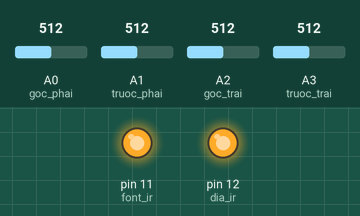
Recording of a sketch running on a simulated Arduino Uno, built with avr-gcc and run on an emulated ATmega328P. Shown: output pins drawn as LEDs (lit = HIGH). The inputs (shaded band) are chosen by the test bench; at power-on: A0 (goc_phai) = 512, A1 (truoc_phai) = 512, A2 (goc_trai) = 512, A3 (truoc_trai) = 512. What the sketch prints to the serial monitor is not drawn.

Above: at 1.2 s.
1.3 s: A0 (goc_phai) set to 55
2.8 s: A0 (goc_phai) set to 45
4.7 s: A1 (truoc_phai) set to 54
6.2 s: A1 (truoc_phai) set to 45
8.1 s: A2 (goc_trai) set to 53
9.6 s: A2 (goc_trai) set to 47
Timing chart, 0 to 12.5 s (numbered marks = the images above; inputs shaded):
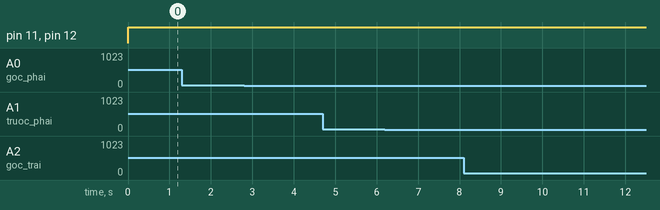

The sketch:

sensorRead.ino
```cpp
#define font_ir 11
#define dia_ir 12
#define goc_phai A0
#define truoc_phai A1
#define goc_trai A2
#define truoc_trai A3

// Ngưỡng để xác định không có vật cản (tùy chỉnh theo cảm biến thực tế)
#define NO_OBJECT_THRESHOLD 50  // Giá trị ADC nhỏ hơn 50 xem như không có vật cản

void setup() {
  Serial.begin(115200);
  pinMode(font_ir, OUTPUT);
  pinMode(dia_ir, OUTPUT);
  pinMode(goc_phai, INPUT);
  pinMode(goc_trai, INPUT);
  pinMode(truoc_phai, INPUT);
  pinMode(truoc_trai, INPUT);
}

void checkAndPrintSensorValue(int sensorValue, const char* position) {
  if (sensorValue < NO_OBJECT_THRESHOLD) {
    Serial.print(position);
    Serial.print(": No object\t");
  } else {
    Serial.print(position);
    Serial.print(": ");
    Serial.print(sensorValue);   // In trực tiếp giá trị ADC (0-1023)
    Serial.print("\t");
  }
}

void loop() {
  digitalWrite(font_ir, HIGH);  // Bật LED phát hồng ngoại phía trước
  digitalWrite(dia_ir, HIGH);   // Bật LED phát hồng ngoại chéo

  // Đọc giá trị cảm biến và hiển thị kết quả
  checkAndPrintSensorValue(analogRead(goc_phai), "Phai");
  checkAndPrintSensorValue(analogRead(truoc_phai), "Truoc Phai");
  checkAndPrintSensorValue(analogRead(goc_trai), "Trai");
  checkAndPrintSensorValue(analogRead(truoc_trai), "Truoc Trai");

  Serial.println();  // Xuống dòng sau khi in hết các giá trị

  delay(100);  // Thêm một khoảng trễ nhỏ để dễ đọc dữ liệu
}
```

Measured:
- after the input at 1.3 s, every drawn part: stays the same
- after the input at 2.8 s, every drawn part: stays the same
- after the input at 4.7 s, every drawn part: stays the same
- after the input at 6.2 s, every drawn part: stays the same
- after the input at 8.1 s, every drawn part: stays the same
- after the input at 9.6 s, every drawn part: stays the same
